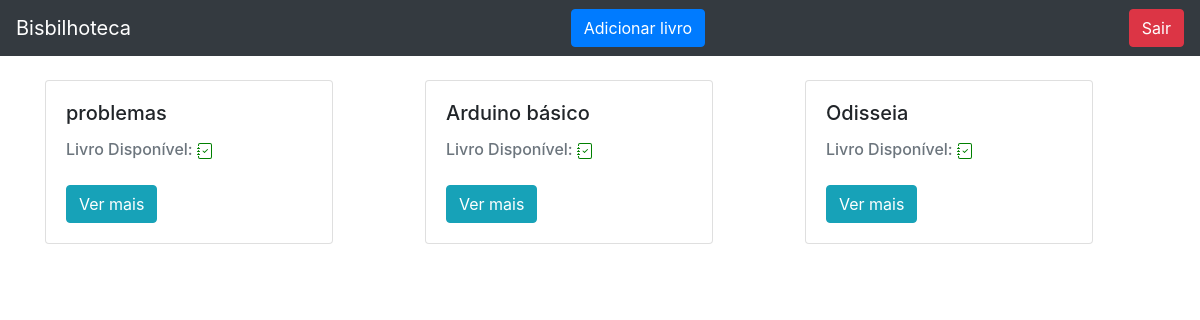
/livro/home/ (signed in), run on the app's committed database.
### livro/models.py (models this page shows, shortened)
class Livros(models.Model):
    nome = models.CharField(max_length = 100)
    autor = models.CharField(max_length = 30)
    co_autor = models.CharField(max_length = 30, blank = True)
    data_cadastro = models.DateField(default = date.today)
    emprestado = models.BooleanField(default = False)
    categoria = models.ForeignKey(Categoria, on_delete = models.DO_NOTHING)
    usuario = models.ForeignKey(Usuario, on_delete = models.DO_NOTHING)
    class Meta:
        verbose_name = 'Livro'

### livro/views.py (the view)
# urls.py: path('home/', views.home, name = 'home'),
def home(request):
    if request.session.get('usuario'):
     usuario = Usuario.objects.get(id = request.session['usuario'])
     livros = Livros.objects.filter(usuario = usuario)
     form = CadastroLivro()
     form.fields['usuario'].initial = request.session['usuario']
     form.fields['categoria'].queryset = Categoria.objects.filter(usuario = usuario)
     return render(request,'home.html', {'livros': livros,
                                         'usuario_logado' : request.session.get('usuario')
                                         ,'form': form})
    else:
     return redirect('/auth/login/?status=2')

### livro/models.py (called while the page is built)
    def __str__(self) -> str:
        return self.nome

### livro/templates/home.html (shortened to what this page needs)
{%extends 'base.html' %}
{% block 'conteudo' %}
<div class="container">
    <br>
    <div class="row">
        {% for livro in livros %}
        <div class="col-md">
            <div class="card" style="width: 18rem;">
                <div class="card-body">
                    <h5 class="card-title">{{livro.nome}}</h5>
                    <h6 style="display: inline;" class="card-subtitle mb-2 text-muted">Livro Disponível:</h6>
                    <br>
                    <br>
                    <a href="{% url 'ver_livros' livro.id %}" class="btn btn-info">Ver mais</a>
                </div>
            </div>
        </div>
        {% endfor %}
    </div>
</div>
{% endblock %}

### data on the page
Livros: nome "problemas", emprestado False (drawn)
Livros: nome "Arduino básico", emprestado False (drawn)
Livros: nome "Odisseia", emprestado False (drawn)
